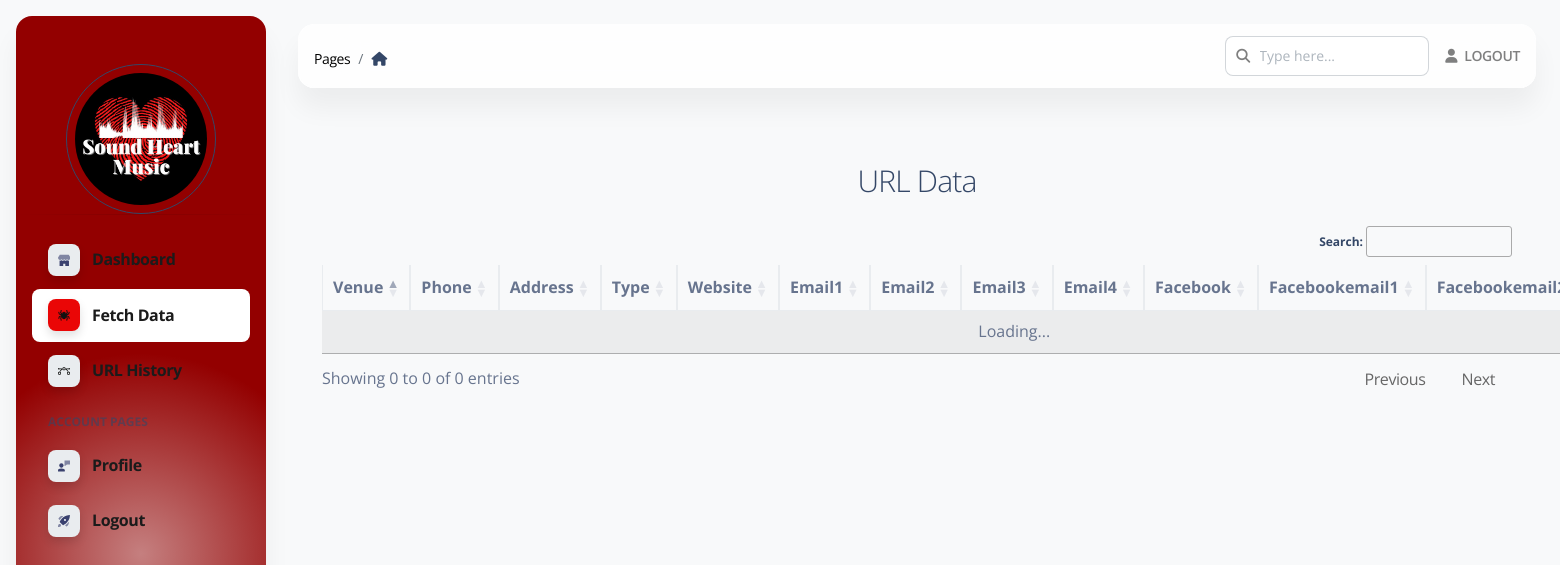
The page /url/view/37 (signed in) on the database as committed earlier.
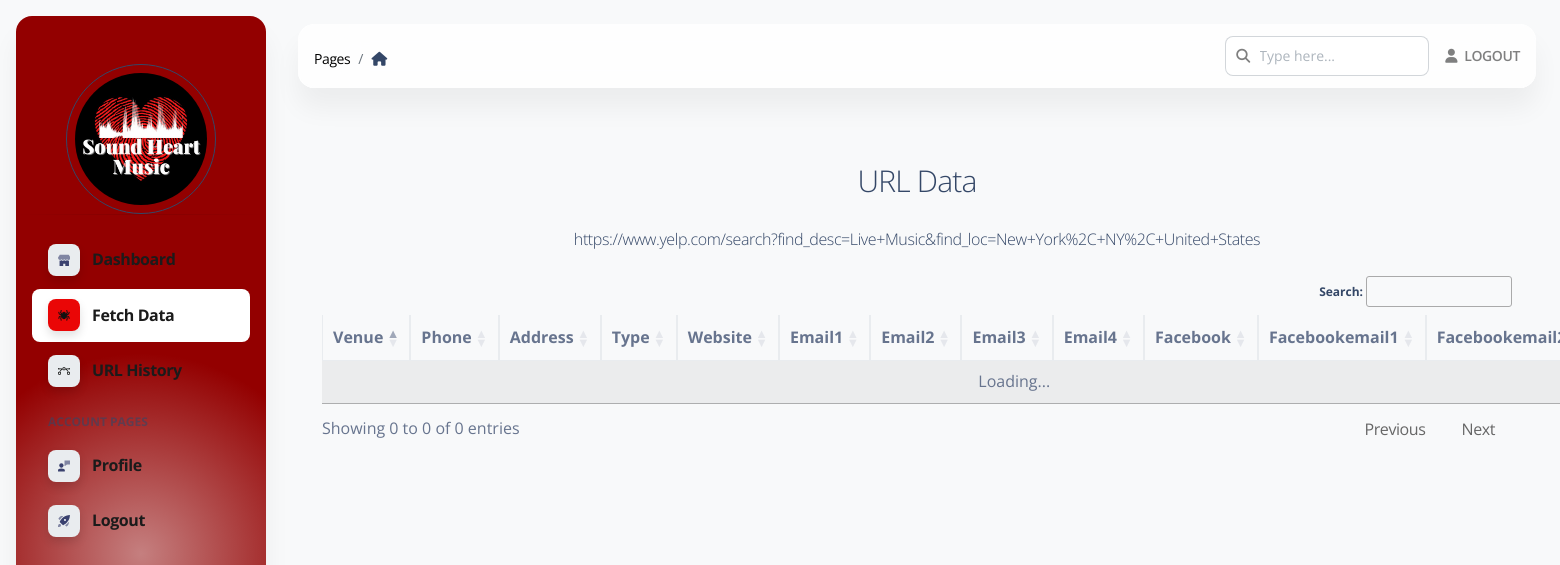
The same page on the database as committed later.
### apps/models.py (models this page shows)
class Yelpurl(db.Model):
    id = db.Column(db.Integer, primary_key=True)
    name = db.Column(db.String(254))
    product_url = db.Column(db.String(254))
    userid = db.Column(db.String(254))
    state = db.Column(db.String(20))

### apps/home/routes.py (the view)
@blueprint.route('/url/view/<int:id>', methods=['GET', 'POST'])
@login_required
def url_view(id):
    page_data = get_page_data()
    yelpurl = Yelpurl.query.get(id)
    print(yelpurl)
    return render_template('home/view_url_data.html', segment='url', API_GENERATOR=len(API_GENERATOR),
                           page_data=page_data,
                           current_url=yelpurl
                           )

### apps/__init__.py (called while the page is built)
def configure_database(app):
    @app.before_first_request
    def initialize_database():
        try:
            db.create_all()
        except Exception as e:
            print('> Error: DBMS Exception: ' + str(e) )
            basedir = os.path.abspath(os.path.dirname(__file__))
            app.config['SQLALCHEMY_DATABASE_URI'] = SQLALCHEMY_DATABASE_URI = 'sqlite:///' + os.path.join(basedir, 'db.sqlite3')
            print('> Fallback to SQLite ')
            db.create_all()
    @app.teardown_request
    def shutdown_session(exception=None):
        db.session.remove()

### apps/authentication/models.py (called while the page is built)
@login_manager.user_loader
def user_loader(id):
    return Users.query.filter_by(id=id).first()

### apps/home/routes.py (called while the page is built)
def get_all_filters():
    user_urls = Yelpurl.query.filter_by(userid=current_user.id).all()
    return user_urls

def get_all_notifications():
    user_urls = Yelpurl.query.filter_by(userid=current_user.id).all()
    return user_urls

def get_page_data():
    data_filter = get_all_filters()
    data_noti = get_all_notifications()
    page_data = {
        'total_filters': len(data_filter),
        'total_noti': len(data_noti)
    }
    return page_data

### apps/templates/home/view_url_data.html (shortened to what this page needs)
{% extends 'layouts/base.html' %}
{% block stylesheets %}
    <link rel="stylesheet" href="https://cdn.datatables.net/1.13.6/css/jquery.dataTables.min.css">
    <link rel="stylesheet" href="https://cdn.datatables.net/1.13.4/css/dataTables.bootstrap.min.css">
    <link rel="stylesheet" href="https://cdn.datatables.net/fixedheader/3.3.2/css/fixedHeader.bootstrap.min.css">
    <link rel="stylesheet" href="https://cdn.datatables.net/responsive/2.4.1/css/responsive.bootstrap.min.css">
    <link rel="stylesheet" href="https://cdn.datatables.net/buttons/2.4.1/css/buttons.bootstrap5.min.css">
{% endblock stylesheets %}
{% block content %}
    <div class="container-fluid py-4">
        <div class="container mt-5">
            <div class="card-header"><h3 class="text-center font-weight-light my-4">URL Data</h3></div>
            <p class="text-center font-weight-light my-4"><a
                    href="{{ current_url.product_url }}">{{ current_url.product_url }}</a></p>
            <div class="card-body">
                <table style="width:100%" id="filtersTable" class="table table-striped table-bordered nowrap">
                    <thead>
                    <tr>
                        <th>venue</th>
                        <th>phone</th>
                        <th>address</th>
                        <th>type</th>
                        <th>website</th>
                        <th>email1</th>
                        <th>email2</th>
                        <th>email3</th>
                        <th>email4</th>
                        <th>facebook</th>
                        <th>facebookemail1</th>
                        <th>facebookemail2</th>
                    </tr>
                    </thead>
                    <tbody>
                    </tbody>
                </table>
            </div>
        </div>
        {% include "includes/footer.html" %}
    </div>
{% endblock content %}

### apps/templates/layouts/base.html (shortened to what this page needs)
<!DOCTYPE html>
<html lang="en">
<head>
    <link href="{{ config.ASSETS_ROOT }}/css/nucleo-icons.css" rel="stylesheet"/>
    <link href="{{ config.ASSETS_ROOT }}/css/nucleo-svg.css" rel="stylesheet"/>
    <link href="{{ config.ASSETS_ROOT }}/css/nucleo-svg.css" rel="stylesheet"/>
    <link id="pagestyle" href="{{ config.ASSETS_ROOT }}/css/soft-ui-dashboard.css?v=1.0.6" rel="stylesheet"/>
    <link id="pagestyle_dark" href="{{ config.ASSETS_ROOT }}/css/dark-theme-core.css" rel="stylesheet"/>
    {% block stylesheets %}{% endblock stylesheets %}
</head>
<body class="g-sidenav-show  bg-gray-100">
{% include "includes/sidebar.html" %}
<main class="main-content position-relative max-height-vh-100 h-100 border-radius-lg ">
    {% include "includes/navigation.html" %}
    {% block content %}{% endblock content %}
</main>
</body>
</html>

### apps/templates/includes/sidebar.html (shortened to what this page needs)
<aside style="background-image: radial-gradient(200px circle at 50% 70%, rgb(139 0 0 / 50%) 0, #930000 100%)"
       class="sidenav navbar navbar-vertical navbar-expand-xs border-0 border-radius-xl my-3 fixed-start ms-3 ps bg-white" id="sidenav-main" data-color="danger">
    <div class="d-flex justify-content-center align-items-center mt-5">
        <div class="rounded-circle border border-dark p-2" style="width: 150px; height: 150px;">
            <img src="{{ config.ASSETS_ROOT }}/img/logo.jpeg" alt="main_logo" class="w-100 h-100 rounded-circle">
        </div>
    </div>
    <hr class="horizontal dark mt-0">
    <div class="collapse navbar-collapse  w-auto " id="sidenav-collapse-main">
        <ul  class="navbar-nav">
            <li  class="nav-item">
                <a style="color:#1b1b1b !important;font-size: 16px;font-weight: bold;" class="text-bold nav-link {% if 'index' in segment %} active {% endif %}" href="/home">
                    <div class="icon icon-shape icon-sm shadow border-radius-md bg-white text-center me-2 d-flex align-items-center justify-content-center">
                    </div>
                    <span class="nav-link-text ms-1">Dashboard</span>
                </a>
            </li>
            <li  class="nav-item">
                <a style="color:#1b1b1b !important;font-size: 16px;font-weight: bold;" class="nav-link {% if 'url' in segment %} active {% endif %}" href="/url">
                    <div class="icon icon-shape icon-sm shadow border-radius-md bg-white text-center me-2 d-flex align-items-center justify-content-center">
                    </div>
                    <span class="nav-link-text ms-1">Fetch Data </span>
                </a>
            </li>
            <li class="nav-item">
                <a style="color:#1b1b1b !important;font-size: 16px;font-weight: bold;" class="nav-link {% if 'history' in segment %} active {% endif %}" href="/history">
                    <div class="icon icon-shape icon-sm shadow border-radius-md bg-white text-center me-2 d-flex align-items-center justify-content-center">
                    </div>
                    <span class="nav-link-text ms-1">URL History</span>
                </a>
            </li>
            <li class="nav-item mt-3">
                <h6 class="ps-4 ms-2 text-uppercase text-xs font-weight-bolder opacity-6">Account pages</h6>
            </li>
            <li class="nav-item">
                <a style="color:#1b1b1b !important;font-size: 16px;font-weight: bold;" class="nav-link {% if 'profile' in segment %} active {% endif %}" href="/profile">
                    <div class="icon icon-shape icon-sm shadow border-radius-md bg-white text-center me-2 d-flex align-items-center justify-content-center">
                    </div>
                    <span class="nav-link-text ms-1">Profile</span>
                </a>
            </li>
            <li class="nav-item">
                <a style="color:#1b1b1b !important;font-size: 16px;font-weight: bold;" class="nav-link  " href="{{ url_for('authentication_blueprint.logout') }}">
                    <div class="icon icon-shape icon-sm shadow border-radius-md bg-white text-center me-2 d-flex align-items-center justify-content-center">
                    </div>
                    <span class="nav-link-text ms-1">Logout</span>
                </a>
            </li>
        </ul>
    </div>
</aside>

### apps/templates/includes/navigation.html (shortened to what this page needs)
<nav style="opacity: 1 !important;" class="navbar  navbar-main navbar-expand-lg px-0 mx-4 shadow-none border-radius-xl position-sticky blur shadow-blur mt-4 left-auto top-1 z-index-sticky"
     id="navbarBlur" navbar-scroll="true">
    <div class="container-fluid py-1 px-3">
        <nav aria-label="breadcrumb">
            <ol  class="breadcrumb bg-transparent mb-0 pb-0 pt-1 px-0 me-sm-6 me-5">
                <li  class="breadcrumb-item text-sm"><a style="color: black !important; opacity: 1 !important;" class="opacity-5 text-dark" href="javascript:;">Pages</a></li>
                <li class="breadcrumb-item text-sm text-dark active" aria-current="page">
                    <i class="fa fa-home me-1"></i>
                </li>
            </ol>
        </nav>
        <div class="collapse navbar-collapse mt-sm-0 mt-2 me-md-0 me-sm-4" id="navbar">
            <div class="ms-md-auto pe-md-3 d-flex align-items-center">
                <div class="input-group">
                    <span class="input-group-text text-body text-bold text-black-50"><i class="fas fa-search" aria-hidden="true"></i></span>
                    <input type="text" class="form-control" placeholder="Type here...">
                </div>
            </div>
            <ul class="navbar-nav  justify-content-end">
                <li class="nav-item d-flex align-items-center">
                    <a href="{{ url_for('authentication_blueprint.logout') }}"
                       class="nav-link text-body font-weight-bold px-0">
                        <i class="fa fa-user me-sm-1 text-bold text-black-50"></i>
                        <span class="d-sm-inline d-none text-bold text-black-50">LOGOUT</span>
                    </a>
                </li>
            </ul>
        </div>
    </div>
</nav>

### apps/templates/includes/footer.html (shortened to what this page needs)
<footer class="footer pt-3  ">
  </footer>

### apps/static/assets/css/nucleo-svg.css (style rules this page uses)
.icon { display: inline-block; color: #111111; height: 1em; width: 1em; }
.icon-sm { height: 0.8em; width: 0.8em; }
.icon { fill: currentColor; stroke: none; }

### apps/static/assets/css/dark-theme-core.css (style rules this page uses)
body { transition: background-color 200ms ease-in; }

Rows that differ between the two databases and show on the page:
added Yelpurl: product_url "https://www.yelp.com/search?find_desc=Live+Music&find_loc=New+York%2C+NY%2C+United+States"
